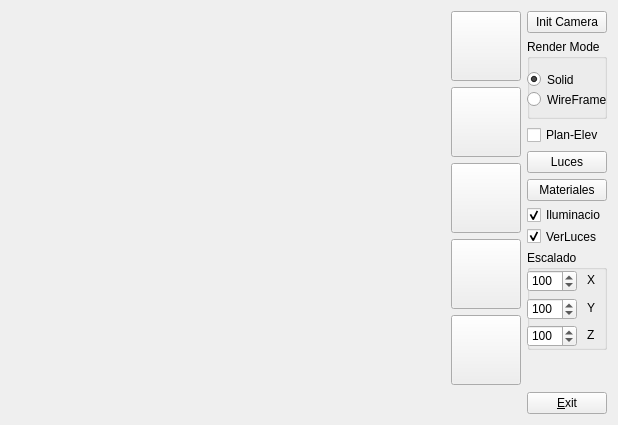
<ui version="4.0" >
 <class>Principal</class>
 <widget class="QWidget" name="Principal" >
  <property name="geometry" >
   <rect>
    <x>0</x>
    <y>0</y>
    <width>618</width>
    <height>425</height>
   </rect>
  </property>
  <property name="windowTitle" >
   <string>Principal</string>
  </property>
  <layout class="QHBoxLayout" name="horizontalLayout" >
   <item>
    <widget class="GLWidget" name="gLWidget" >
     <property name="sizePolicy" >
      <sizepolicy vsizetype="Expanding" hsizetype="Expanding" >
       <horstretch>0</horstretch>
       <verstretch>0</verstretch>
      </sizepolicy>
     </property>
     <property name="minimumSize" >
      <size>
       <width>400</width>
       <height>400</height>
      </size>
     </property>
     <property name="focusPolicy" >
      <enum>Qt::StrongFocus</enum>
     </property>
    </widget>
   </item>
   <item>
    <layout class="QVBoxLayout" name="verticalLayout" >
     <item>
      <widget class="QPushButton" name="pushButton_4" >
       <property name="sizePolicy" >
        <sizepolicy vsizetype="Fixed" hsizetype="Minimum" >
         <horstretch>70</horstretch>
         <verstretch>70</verstretch>
        </sizepolicy>
       </property>
       <property name="minimumSize" >
        <size>
         <width>70</width>
         <height>70</height>
        </size>
       </property>
       <property name="maximumSize" >
        <size>
         <width>70</width>
         <height>70</height>
        </size>
       </property>
       <property name="text" >
        <string/>
       </property>
       <property name="icon" >
        <iconset>
         <normaloff>../imatges/cub.jpg</normaloff>../imatges/cub.jpg</iconset>
       </property>
       <property name="iconSize" >
        <size>
         <width>64</width>
         <height>64</height>
        </size>
       </property>
      </widget>
     </item>
     <item>
      <widget class="QPushButton" name="pushButton_5" >
       <property name="sizePolicy" >
        <sizepolicy vsizetype="Fixed" hsizetype="Minimum" >
         <horstretch>70</horstretch>
         <verstretch>70</verstretch>
        </sizepolicy>
       </property>
       <property name="minimumSize" >
        <size>
         <width>70</width>
         <height>70</height>
        </size>
       </property>
       <property name="maximumSize" >
        <size>
         <width>70</width>
         <height>70</height>
        </size>
       </property>
       <property name="text" >
        <string/>
       </property>
       <property name="icon" >
        <iconset>
         <normaloff>../imatges/door.jpg</normaloff>../imatges/door.jpg</iconset>
       </property>
       <property name="iconSize" >
        <size>
         <width>64</width>
         <height>64</height>
        </size>
       </property>
      </widget>
     </item>
     <item>
      <widget class="QPushButton" name="pushButton_6" >
       <property name="sizePolicy" >
        <sizepolicy vsizetype="Fixed" hsizetype="Minimum" >
         <horstretch>70</horstretch>
         <verstretch>70</verstretch>
        </sizepolicy>
       </property>
       <property name="minimumSize" >
        <size>
         <width>70</width>
         <height>70</height>
        </size>
       </property>
       <property name="maximumSize" >
        <size>
         <width>70</width>
         <height>70</height>
        </size>
       </property>
       <property name="text" >
        <string/>
       </property>
       <property name="icon" >
        <iconset>
         <normaloff>../imatges/prisma.jpg</normaloff>../imatges/prisma.jpg</iconset>
       </property>
       <property name="iconSize" >
        <size>
         <width>64</width>
         <height>64</height>
        </size>
       </property>
      </widget>
     </item>
     <item>
      <widget class="QPushButton" name="pushButton_7" >
       <property name="sizePolicy" >
        <sizepolicy vsizetype="Fixed" hsizetype="Minimum" >
         <horstretch>70</horstretch>
         <verstretch>70</verstretch>
        </sizepolicy>
       </property>
       <property name="minimumSize" >
        <size>
         <width>70</width>
         <height>70</height>
        </size>
       </property>
       <property name="maximumSize" >
        <size>
         <width>70</width>
         <height>70</height>
        </size>
       </property>
       <property name="text" >
        <string/>
       </property>
       <property name="icon" >
        <iconset>
         <normaloff>../imatges/pyramid.jpg</normaloff>../imatges/pyramid.jpg</iconset>
       </property>
       <property name="iconSize" >
        <size>
         <width>64</width>
         <height>64</height>
        </size>
       </property>
      </widget>
     </item>
     <item>
      <widget class="QPushButton" name="pushButton_8" >
       <property name="sizePolicy" >
        <sizepolicy vsizetype="Fixed" hsizetype="Minimum" >
         <horstretch>70</horstretch>
         <verstretch>70</verstretch>
        </sizepolicy>
       </property>
       <property name="minimumSize" >
        <size>
         <width>70</width>
         <height>70</height>
        </size>
       </property>
       <property name="maximumSize" >
        <size>
         <width>70</width>
         <height>70</height>
        </size>
       </property>
       <property name="text" >
        <string/>
       </property>
       <property name="icon" >
        <iconset>
         <normaloff>../imatges/window.jpg</normaloff>../imatges/window.jpg</iconset>
       </property>
       <property name="iconSize" >
        <size>
         <width>64</width>
         <height>64</height>
        </size>
       </property>
      </widget>
     </item>
     <item>
      <spacer name="verticalSpacer_2" >
       <property name="orientation" >
        <enum>Qt::Vertical</enum>
       </property>
       <property name="sizeHint" stdset="0" >
        <size>
         <width>20</width>
         <height>40</height>
        </size>
       </property>
      </spacer>
     </item>
    </layout>
   </item>
   <item>
    <layout class="QVBoxLayout" name="verticalLayout_2" >
     <item>
      <widget class="QPushButton" name="pushButton_3" >
       <property name="minimumSize" >
        <size>
         <width>80</width>
         <height>0</height>
        </size>
       </property>
       <property name="maximumSize" >
        <size>
         <width>80</width>
         <height>16777215</height>
        </size>
       </property>
       <property name="text" >
        <string>Init Camera</string>
       </property>
      </widget>
     </item>
     <item>
      <widget class="QGroupBox" name="groupBox" >
       <property name="minimumSize" >
        <size>
         <width>80</width>
         <height>80</height>
        </size>
       </property>
       <property name="maximumSize" >
        <size>
         <width>80</width>
         <height>16777215</height>
        </size>
       </property>
       <property name="title" >
        <string>Render Mode</string>
       </property>
       <widget class="QRadioButton" name="radioButton" >
        <property name="geometry" >
         <rect>
          <x>0</x>
          <y>30</y>
          <width>82</width>
          <height>21</height>
         </rect>
        </property>
        <property name="text" >
         <string>Solid</string>
        </property>
        <property name="checked" >
         <bool>true</bool>
        </property>
       </widget>
       <widget class="QRadioButton" name="radioButton_2" >
        <property name="geometry" >
         <rect>
          <x>0</x>
          <y>50</y>
          <width>82</width>
          <height>21</height>
         </rect>
        </property>
        <property name="text" >
         <string>WireFrame</string>
        </property>
       </widget>
      </widget>
     </item>
     <item>
      <widget class="QCheckBox" name="checkBox" >
       <property name="minimumSize" >
        <size>
         <width>80</width>
         <height>0</height>
        </size>
       </property>
       <property name="text" >
        <string>Plan-Elev</string>
       </property>
      </widget>
     </item>
     <item>
      <widget class="QPushButton" name="pushButton_9" >
       <property name="minimumSize" >
        <size>
         <width>80</width>
         <height>0</height>
        </size>
       </property>
       <property name="maximumSize" >
        <size>
         <width>80</width>
         <height>16777215</height>
        </size>
       </property>
       <property name="text" >
        <string>Luces</string>
       </property>
      </widget>
     </item>
     <item>
      <widget class="QPushButton" name="pushButton_10" >
       <property name="sizePolicy" >
        <sizepolicy vsizetype="Fixed" hsizetype="Minimum" >
         <horstretch>80</horstretch>
         <verstretch>0</verstretch>
        </sizepolicy>
       </property>
       <property name="minimumSize" >
        <size>
         <width>80</width>
         <height>0</height>
        </size>
       </property>
       <property name="maximumSize" >
        <size>
         <width>80</width>
         <height>16777215</height>
        </size>
       </property>
       <property name="text" >
        <string>Materiales</string>
       </property>
      </widget>
     </item>
     <item>
      <widget class="QCheckBox" name="checkBox_3" >
       <property name="sizePolicy" >
        <sizepolicy vsizetype="Fixed" hsizetype="Minimum" >
         <horstretch>80</horstretch>
         <verstretch>0</verstretch>
        </sizepolicy>
       </property>
       <property name="minimumSize" >
        <size>
         <width>80</width>
         <height>0</height>
        </size>
       </property>
       <property name="maximumSize" >
        <size>
         <width>80</width>
         <height>16</height>
        </size>
       </property>
       <property name="text" >
        <string>Iluminacio</string>
       </property>
       <property name="checked" >
        <bool>true</bool>
       </property>
      </widget>
     </item>
     <item>
      <widget class="QCheckBox" name="checkBox_2" >
       <property name="minimumSize" >
        <size>
         <width>80</width>
         <height>15</height>
        </size>
       </property>
       <property name="maximumSize" >
        <size>
         <width>80</width>
         <height>15</height>
        </size>
       </property>
       <property name="text" >
        <string>VerLuces</string>
       </property>
       <property name="checked" >
        <bool>true</bool>
       </property>
      </widget>
     </item>
     <item>
      <widget class="QGroupBox" name="groupBox_2" >
       <property name="minimumSize" >
        <size>
         <width>0</width>
         <height>100</height>
        </size>
       </property>
       <property name="title" >
        <string>Escalado</string>
       </property>
       <widget class="QSpinBox" name="spinBox" >
        <property name="geometry" >
         <rect>
          <x>0</x>
          <y>20</y>
          <width>50</width>
          <height>22</height>
         </rect>
        </property>
        <property name="minimum" >
         <number>10</number>
        </property>
        <property name="maximum" >
         <number>1000</number>
        </property>
        <property name="singleStep" >
         <number>10</number>
        </property>
        <property name="value" >
         <number>100</number>
        </property>
       </widget>
       <widget class="QLabel" name="label" >
        <property name="geometry" >
         <rect>
          <x>60</x>
          <y>22</y>
          <width>52</width>
          <height>16</height>
         </rect>
        </property>
        <property name="text" >
         <string>X</string>
        </property>
       </widget>
       <widget class="QSpinBox" name="spinBox_2" >
        <property name="geometry" >
         <rect>
          <x>0</x>
          <y>48</y>
          <width>50</width>
          <height>22</height>
         </rect>
        </property>
        <property name="minimum" >
         <number>10</number>
        </property>
        <property name="maximum" >
         <number>1000</number>
        </property>
        <property name="singleStep" >
         <number>10</number>
        </property>
        <property name="value" >
         <number>100</number>
        </property>
       </widget>
       <widget class="QLabel" name="label_2" >
        <property name="geometry" >
         <rect>
          <x>60</x>
          <y>50</y>
          <width>52</width>
          <height>16</height>
         </rect>
        </property>
        <property name="text" >
         <string>Y</string>
        </property>
       </widget>
       <widget class="QSpinBox" name="spinBox_3" >
        <property name="geometry" >
         <rect>
          <x>0</x>
          <y>75</y>
          <width>50</width>
          <height>22</height>
         </rect>
        </property>
        <property name="minimum" >
         <number>10</number>
        </property>
        <property name="maximum" >
         <number>1000</number>
        </property>
        <property name="singleStep" >
         <number>10</number>
        </property>
        <property name="value" >
         <number>100</number>
        </property>
       </widget>
       <widget class="QLabel" name="label_3" >
        <property name="geometry" >
         <rect>
          <x>60</x>
          <y>77</y>
          <width>52</width>
          <height>16</height>
         </rect>
        </property>
        <property name="text" >
         <string>Z</string>
        </property>
       </widget>
      </widget>
     </item>
     <item>
      <spacer name="verticalSpacer" >
       <property name="orientation" >
        <enum>Qt::Vertical</enum>
       </property>
       <property name="sizeHint" stdset="0" >
        <size>
         <width>35</width>
         <height>96</height>
        </size>
       </property>
      </spacer>
     </item>
     <item>
      <widget class="QPushButton" name="pushButton" >
       <property name="sizePolicy" >
        <sizepolicy vsizetype="Fixed" hsizetype="Fixed" >
         <horstretch>80</horstretch>
         <verstretch>0</verstretch>
        </sizepolicy>
       </property>
       <property name="minimumSize" >
        <size>
         <width>80</width>
         <height>0</height>
        </size>
       </property>
       <property name="maximumSize" >
        <size>
         <width>80</width>
         <height>16777215</height>
        </size>
       </property>
       <property name="text" >
        <string>&amp;Exit</string>
       </property>
      </widget>
     </item>
    </layout>
   </item>
  </layout>
 </widget>
 <layoutdefault spacing="6" margin="11" />
 <customwidgets>
  <customwidget>
   <class>GLWidget</class>
   <extends>QWidget</extends>
   <header>glwidget.h</header>
   <container>1</container>
   <slots>
    <slot>LoadObject()</slot>
    <slot>setSolidWireframe()</slot>
    <slot>setCameraLight(bool)</slot>
    <slot>LoadCharacter()</slot>
   </slots>
  </customwidget>
 </customwidgets>
 <resources/>
 <connections>
  <connection>
   <sender>pushButton</sender>
   <signal>clicked()</signal>
   <receiver>Principal</receiver>
   <slot>close()</slot>
   <hints>
    <hint type="sourcelabel" >
     <x>561</x>
     <y>391</y>
    </hint>
    <hint type="destinationlabel" >
     <x>617</x>
     <y>306</y>
    </hint>
   </hints>
  </connection>
  <connection>
   <sender>pushButton_3</sender>
   <signal>clicked()</signal>
   <receiver>gLWidget</receiver>
   <slot>reset()</slot>
   <hints>
    <hint type="sourcelabel" >
     <x>567</x>
     <y>34</y>
    </hint>
    <hint type="destinationlabel" >
     <x>389</x>
     <y>167</y>
    </hint>
   </hints>
  </connection>
  <connection>
   <sender>radioButton</sender>
   <signal>clicked()</signal>
   <receiver>gLWidget</receiver>
   <slot>solid()</slot>
   <hints>
    <hint type="sourcelabel" >
     <x>549</x>
     <y>79</y>
    </hint>
    <hint type="destinationlabel" >
     <x>442</x>
     <y>89</y>
    </hint>
   </hints>
  </connection>
  <connection>
   <sender>radioButton_2</sender>
   <signal>clicked()</signal>
   <receiver>gLWidget</receiver>
   <slot>wired()</slot>
   <hints>
    <hint type="sourcelabel" >
     <x>541</x>
     <y>103</y>
    </hint>
    <hint type="destinationlabel" >
     <x>411</x>
     <y>122</y>
    </hint>
   </hints>
  </connection>
  <connection>
   <sender>checkBox</sender>
   <signal>toggled(bool)</signal>
   <receiver>gLWidget</receiver>
   <slot>activaPA(bool)</slot>
   <hints>
    <hint type="sourcelabel" >
     <x>607</x>
     <y>152</y>
    </hint>
    <hint type="destinationlabel" >
     <x>430</x>
     <y>264</y>
    </hint>
   </hints>
  </connection>
  <connection>
   <sender>pushButton_4</sender>
   <signal>clicked()</signal>
   <receiver>gLWidget</receiver>
   <slot>CargaObjetocub()</slot>
   <hints>
    <hint type="sourcelabel" >
     <x>474</x>
     <y>39</y>
    </hint>
    <hint type="destinationlabel" >
     <x>368</x>
     <y>41</y>
    </hint>
   </hints>
  </connection>
  <connection>
   <sender>pushButton_5</sender>
   <signal>clicked()</signal>
   <receiver>gLWidget</receiver>
   <slot>CargaDoor()</slot>
   <hints>
    <hint type="sourcelabel" >
     <x>470</x>
     <y>109</y>
    </hint>
    <hint type="destinationlabel" >
     <x>397</x>
     <y>123</y>
    </hint>
   </hints>
  </connection>
  <connection>
   <sender>pushButton_6</sender>
   <signal>clicked()</signal>
   <receiver>gLWidget</receiver>
   <slot>CargaPrisma()</slot>
   <hints>
    <hint type="sourcelabel" >
     <x>484</x>
     <y>186</y>
    </hint>
    <hint type="destinationlabel" >
     <x>402</x>
     <y>186</y>
    </hint>
   </hints>
  </connection>
  <connection>
   <sender>pushButton_7</sender>
   <signal>clicked()</signal>
   <receiver>gLWidget</receiver>
   <slot>CargaPiramide()</slot>
   <hints>
    <hint type="sourcelabel" >
     <x>468</x>
     <y>271</y>
    </hint>
    <hint type="destinationlabel" >
     <x>389</x>
     <y>277</y>
    </hint>
   </hints>
  </connection>
  <connection>
   <sender>pushButton_8</sender>
   <signal>clicked()</signal>
   <receiver>gLWidget</receiver>
   <slot>CargaWindow()</slot>
   <hints>
    <hint type="sourcelabel" >
     <x>504</x>
     <y>356</y>
    </hint>
    <hint type="destinationlabel" >
     <x>399</x>
     <y>356</y>
    </hint>
   </hints>
  </connection>
  <connection>
   <sender>spinBox</sender>
   <signal>valueChanged(int)</signal>
   <receiver>gLWidget</receiver>
   <slot>escalaX(int)</slot>
   <hints>
    <hint type="sourcelabel" >
     <x>577</x>
     <y>314</y>
    </hint>
    <hint type="destinationlabel" >
     <x>351</x>
     <y>295</y>
    </hint>
   </hints>
  </connection>
  <connection>
   <sender>spinBox_2</sender>
   <signal>valueChanged(int)</signal>
   <receiver>gLWidget</receiver>
   <slot>escalaY(int)</slot>
   <hints>
    <hint type="sourcelabel" >
     <x>548</x>
     <y>322</y>
    </hint>
    <hint type="destinationlabel" >
     <x>409</x>
     <y>322</y>
    </hint>
   </hints>
  </connection>
  <connection>
   <sender>spinBox_3</sender>
   <signal>valueChanged(int)</signal>
   <receiver>gLWidget</receiver>
   <slot>escalaZ(int)</slot>
   <hints>
    <hint type="sourcelabel" >
     <x>577</x>
     <y>369</y>
    </hint>
    <hint type="destinationlabel" >
     <x>407</x>
     <y>346</y>
    </hint>
   </hints>
  </connection>
  <connection>
   <sender>gLWidget</sender>
   <signal>setValue(int)</signal>
   <receiver>spinBox</receiver>
   <slot>setValue(int)</slot>
   <hints>
    <hint type="sourcelabel" >
     <x>356</x>
     <y>301</y>
    </hint>
    <hint type="destinationlabel" >
     <x>577</x>
     <y>314</y>
    </hint>
   </hints>
  </connection>
  <connection>
   <sender>gLWidget</sender>
   <signal>setValue(int)</signal>
   <receiver>spinBox_2</receiver>
   <slot>setValue(int)</slot>
   <hints>
    <hint type="sourcelabel" >
     <x>349</x>
     <y>323</y>
    </hint>
    <hint type="destinationlabel" >
     <x>577</x>
     <y>325</y>
    </hint>
   </hints>
  </connection>
  <connection>
   <sender>gLWidget</sender>
   <signal>setValue(int)</signal>
   <receiver>spinBox_3</receiver>
   <slot>setValue(int)</slot>
   <hints>
    <hint type="sourcelabel" >
     <x>382</x>
     <y>341</y>
    </hint>
    <hint type="destinationlabel" >
     <x>577</x>
     <y>352</y>
    </hint>
   </hints>
  </connection>
  <connection>
   <sender>pushButton_10</sender>
   <signal>clicked()</signal>
   <receiver>gLWidget</receiver>
   <slot>mats()</slot>
   <hints>
    <hint type="sourcelabel" >
     <x>563</x>
     <y>216</y>
    </hint>
    <hint type="destinationlabel" >
     <x>398</x>
     <y>214</y>
    </hint>
   </hints>
  </connection>
  <connection>
   <sender>pushButton_9</sender>
   <signal>clicked()</signal>
   <receiver>gLWidget</receiver>
   <slot>editaL()</slot>
   <hints>
    <hint type="sourcelabel" >
     <x>562</x>
     <y>175</y>
    </hint>
    <hint type="destinationlabel" >
     <x>420</x>
     <y>180</y>
    </hint>
   </hints>
  </connection>
  <connection>
   <sender>pushButton</sender>
   <signal>clicked()</signal>
   <receiver>gLWidget</receiver>
   <slot>cerrarTodo()</slot>
   <hints>
    <hint type="sourcelabel" >
     <x>546</x>
     <y>398</y>
    </hint>
    <hint type="destinationlabel" >
     <x>297</x>
     <y>309</y>
    </hint>
   </hints>
  </connection>
  <connection>
   <sender>checkBox_3</sender>
   <signal>clicked(bool)</signal>
   <receiver>gLWidget</receiver>
   <slot>activaLuces(bool)</slot>
   <hints>
    <hint type="sourcelabel" >
     <x>549</x>
     <y>236</y>
    </hint>
    <hint type="destinationlabel" >
     <x>396</x>
     <y>238</y>
    </hint>
   </hints>
  </connection>
  <connection>
   <sender>checkBox_2</sender>
   <signal>clicked(bool)</signal>
   <receiver>gLWidget</receiver>
   <slot>verLuces(bool)</slot>
   <hints>
    <hint type="sourcelabel" >
     <x>528</x>
     <y>256</y>
    </hint>
    <hint type="destinationlabel" >
     <x>402</x>
     <y>260</y>
    </hint>
   </hints>
  </connection>
 </connections>
</ui>
